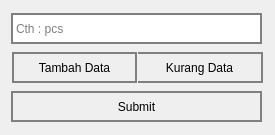
<?xml version="1.0" encoding="UTF-8"?>
<ui version="4.0">
 <class>Dialog</class>
 <widget class="QDialog" name="Dialog">
  <property name="geometry">
   <rect>
    <x>0</x>
    <y>0</y>
    <width>275</width>
    <height>135</height>
   </rect>
  </property>
  <property name="sizePolicy">
   <sizepolicy hsizetype="Fixed" vsizetype="Expanding">
    <horstretch>0</horstretch>
    <verstretch>0</verstretch>
   </sizepolicy>
  </property>
  <property name="minimumSize">
   <size>
    <width>275</width>
    <height>0</height>
   </size>
  </property>
  <property name="maximumSize">
   <size>
    <width>275</width>
    <height>16777215</height>
   </size>
  </property>
  <property name="windowTitle">
   <string>Tambah Satuan Jumlah Barang</string>
  </property>
  <property name="windowIcon">
   <iconset resource="../data/ui/logo.qrc">
    <normaloff>:/newPrefix/logo.png</normaloff>:/newPrefix/logo.png</iconset>
  </property>
  <layout class="QVBoxLayout" name="verticalLayout_2">
   <item>
    <layout class="QVBoxLayout" name="verticalLayout">
     <property name="spacing">
      <number>8</number>
     </property>
     <property name="sizeConstraint">
      <enum>QLayout::SetFixedSize</enum>
     </property>
     <property name="topMargin">
      <number>0</number>
     </property>
     <item>
      <widget class="QLineEdit" name="editLine">
       <property name="sizePolicy">
        <sizepolicy hsizetype="Fixed" vsizetype="Fixed">
         <horstretch>0</horstretch>
         <verstretch>0</verstretch>
        </sizepolicy>
       </property>
       <property name="minimumSize">
        <size>
         <width>251</width>
         <height>31</height>
        </size>
       </property>
       <property name="maximumSize">
        <size>
         <width>251</width>
         <height>31</height>
        </size>
       </property>
       <property name="styleSheet">
        <string notr="true">border: 2px solid gray;


padding: 0 1px;


selection-background-color: darkgray;</string>
       </property>
       <property name="placeholderText">
        <string>Cth : pcs</string>
       </property>
      </widget>
     </item>
     <item>
      <layout class="QHBoxLayout" name="horizontalLayout">
       <property name="spacing">
        <number>0</number>
       </property>
       <item>
        <widget class="QPushButton" name="addButton">
         <property name="minimumSize">
          <size>
           <width>125</width>
           <height>31</height>
          </size>
         </property>
         <property name="maximumSize">
          <size>
           <width>125</width>
           <height>31</height>
          </size>
         </property>
         <property name="styleSheet">
          <string notr="true">border: 2px solid gray;

padding: 0 0px;


selection-background-color: darkgray;</string>
         </property>
         <property name="text">
          <string>Tambah Data</string>
         </property>
        </widget>
       </item>
       <item>
        <widget class="QPushButton" name="minButton">
         <property name="minimumSize">
          <size>
           <width>125</width>
           <height>31</height>
          </size>
         </property>
         <property name="maximumSize">
          <size>
           <width>125</width>
           <height>31</height>
          </size>
         </property>
         <property name="styleSheet">
          <string notr="true">border: 2px solid gray;
border-left : 0px;
padding: 0 0px;

selection-background-color: darkgray;</string>
         </property>
         <property name="text">
          <string>Kurang Data</string>
         </property>
        </widget>
       </item>
      </layout>
     </item>
     <item>
      <widget class="QPushButton" name="apply">
       <property name="minimumSize">
        <size>
         <width>251</width>
         <height>31</height>
        </size>
       </property>
       <property name="maximumSize">
        <size>
         <width>251</width>
         <height>31</height>
        </size>
       </property>
       <property name="styleSheet">
        <string notr="true">border: 2px solid gray;

padding: 0 0px;
selection-background-color: darkgray;</string>
       </property>
       <property name="text">
        <string>Submit</string>
       </property>
      </widget>
     </item>
    </layout>
   </item>
  </layout>
 </widget>
 <tabstops>
  <tabstop>editLine</tabstop>
  <tabstop>addButton</tabstop>
  <tabstop>minButton</tabstop>
  <tabstop>apply</tabstop>
 </tabstops>
 <resources>
  <include location="../data/ui/logo.qrc"/>
 </resources>
 <connections/>
</ui>
